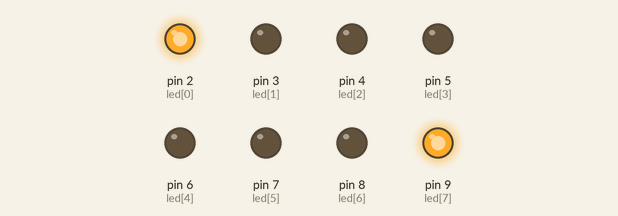
This sketch was run on a simulated Arduino Uno, built with avr-gcc and run on an emulated ATmega328P. On the bench: output pins drawn as LEDs (lit = HIGH).

Above: at 0.05 s.
At 0.35 s:
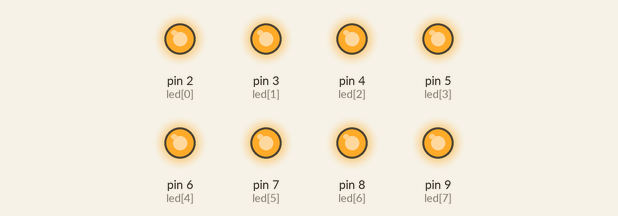
At 0.75 s:
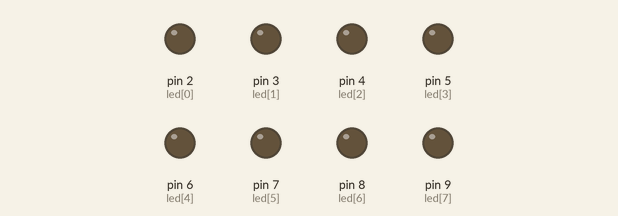
At 1.45 s:
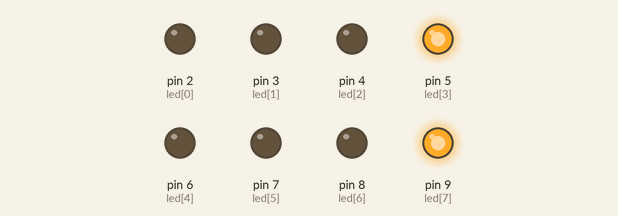
At 2.15 s:
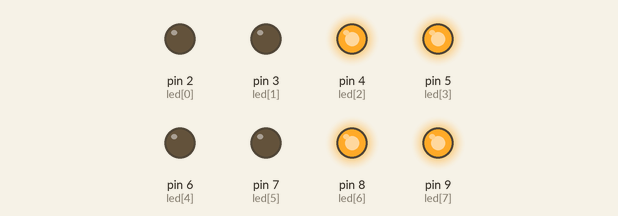
At 2.85 s:
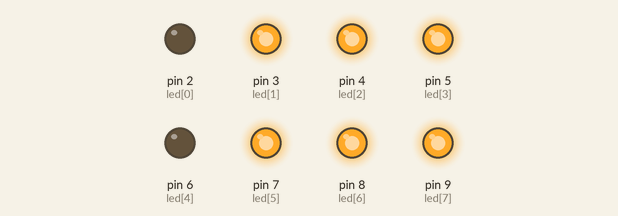
Timing chart, 0 to 3.1 s (numbered marks = the images above):
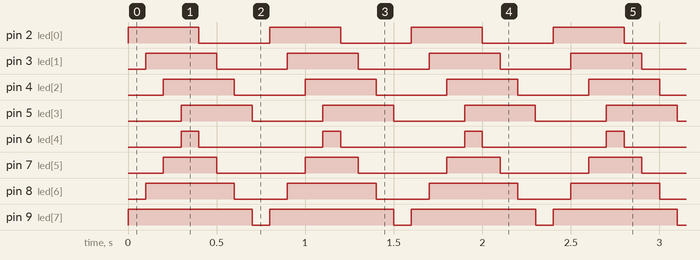

Measured:
- by itself, pin 2 (led[0]), pin 3 (led[1]), pin 4 (led[2]), pin 5 (led[3]): alternates HIGH for 0.40 s and LOW for 0.40 s
- by itself, pin 6 (led[4]): alternates HIGH for 0.10 s and LOW for 0.70 s
- by itself, pin 7 (led[5]): alternates HIGH for 0.30 s and LOW for 0.50 s
- by itself, pin 8 (led[6]): alternates HIGH for 0.50 s and LOW for 0.30 s
- by itself, pin 9 (led[7]): alternates HIGH for 0.70 s and LOW for 0.10 s

The sketch:

led_batendo06.ino
```cpp
//definindo o led
int led[8] = {2, 3, 4, 5, 6, 7, 8, 9};

void setup() {
  for(int i=0; i<8; i++){
    pinMode(led[i], OUTPUT);
  }
}

void loop() {
  int j =8;
  for(int i=0; i<4; i++){
    j--;
    digitalWrite (led[i], HIGH); //liga o LED
    digitalWrite (led[j], HIGH); //liga o LED
    delay(100);
  }
  j =4;
  for(int i=0; i<4; i++){
    digitalWrite (led[i], LOW); //desliga o LED
    digitalWrite (led[j], LOW); //desliga o LED
    j++;
    delay(100);
  }
}
```
